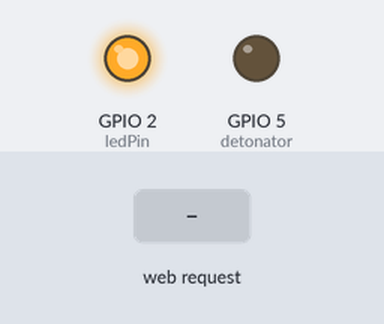
A program run on a simulated ESP8266 (NodeMCU). Parts: output pins drawn as LEDs (lit = HIGH). The test bench sets the inputs (shaded band). WiFi joins after 1.5 s; servers stay silent unless stated; storage starts empty; what the program prints to the serial monitor is not drawn.

Above: at 1.2 s.
1.3 s: HTTP request GET /toggle received
At 2.5 s:
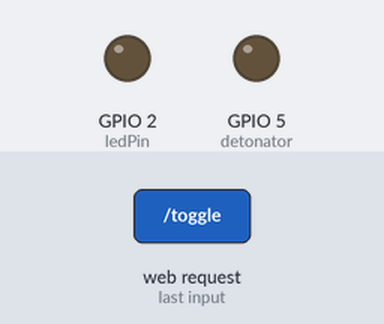
Timing chart, 0 to 4.3 s (numbered marks = the images above; inputs shaded):
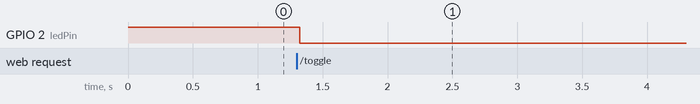

Measured:
- after the input at 1.3 s, GPIO 2 (ledPin): HIGH → LOW at once

The program:

main.cpp
```cpp
/*
  Author: Thiago Pacheco Andrade
  Date:   Dezembro 03, 2022
*/

#include <Arduino.h>
#ifdef ESP32
#include <WiFi.h>
#include <AsyncTCP.h>
#elif defined(ESP8266)
#include <ESP8266WiFi.h>
#include <ESPAsyncTCP.h>
#include <ESP8266mDNS.h>
#endif
#include <ESPAsyncWebServer.h>
#include <LittleFS.h>
#include <FS.h>
#include <AsyncJson.h>
#include <ArduinoJson.h>
#include "env.h"

// For AP Mode Config
const int WIFI_CHANEL = 1;
const bool WIFI_HIDDEN = false;
// const int WIFI_MAX_CONNECTIONS = 1;

// IPAddress local_IP(192, 168, 4, 22);
// IPAddress gateway(192, 168, 4, 9);
// IPAddress subnet(255, 255, 255, 0);

const int ledPin = 2;
const int detonator = 5; // D1

AsyncWebServer server(80);

String ledState;

String state(int pin)
{
  if (digitalRead(pin))
  {
    return "OFF";
  }
  else
  {
    return "ON";
  }
}

void notFound(AsyncWebServerRequest *request)
{
  request->redirect("/");
}

void setup()
{

  Serial.begin(115200);
  pinMode(ledPin, OUTPUT);
  pinMode(detonator, OUTPUT);

  digitalWrite(ledPin, HIGH);
  digitalWrite(detonator, LOW);

  // Begin LittleFS
  if (!LittleFS.begin())
  {
    Serial.println("An Error has occurred while mounting LittleFS");
    return;
  }

  // WIFI AP Mode

  Serial.print("Setting soft-AP ... ");
  Serial.println(WiFi.softAP(ssid, password) ? "AP id ready!" : "AP id failed!");
  WiFi.softAP(ssid);
  WiFi.softAP(ssid, password, WIFI_CHANEL, WIFI_HIDDEN);

  Serial.print("Soft-AP IP address = ");
  Serial.println(WiFi.softAPIP());

  // Connect to WIFI STA
  // WiFi.mode(WIFI_STA);
  // WiFi.begin(ssid, password);
  // if (WiFi.waitForConnectResult() != WL_CONNECTED)
  //{
  //  Serial.printf("WiFi Failed!\n");
  //  return;
  //}

  // Print ESP32 Local IP Address
  Serial.println(WiFi.localIP());
  if (MDNS.begin("esp"))
  {
    Serial.print("IP Address: ");
    Serial.println(WiFi.localIP());
    Serial.print("DNS:");
    Serial.println("esp.local");
  }

  // Web React Page

  server.on("/", HTTP_GET, [](AsyncWebServerRequest *request)
            { request->send(LittleFS, "/index.html", "text/html"); });

  server.on("/assets/index.css", HTTP_GET, [](AsyncWebServerRequest *request)
            { request->send(LittleFS, "/assets/index.css", "text/css"); });

  server.on("/assets/index.js", HTTP_GET, [](AsyncWebServerRequest *request)
            { request->send(LittleFS, "/assets/index.js", "text/javascript"); });

  server.on("/connected", HTTP_GET, [](AsyncWebServerRequest *request)
            { request->send(200, "text/plain", "connected ok!"); });

  // Controller Test
  server.on("/toggle", HTTP_GET, [](AsyncWebServerRequest *request)
            { digitalWrite(ledPin, !digitalRead(ledPin));

    StaticJsonDocument<200> doc;
    doc["led"] = state(ledPin);
    String payload;
    serializeJson(doc, payload);
    request->send(200, "application/json", payload); });

  // Trigger Post Route Relay
  AsyncCallbackJsonWebHandler *handler = new AsyncCallbackJsonWebHandler("/trigger", [](AsyncWebServerRequest *request, JsonVariant &json)
                                                                         {
    StaticJsonDocument<200> data;
    if (json.is<JsonArray>())
    {
      data = json.as<JsonArray>();
    }
    else if (json.is<JsonObject>())
    {
      data = json.as<JsonObject>();
    }

    String response;
    String msg = data["gpio"];

    if (msg == "ON")
    {
      digitalWrite(detonator, HIGH);
      serializeJson(data, response);
      request->send(200, "application/json", response);
    }
    if (msg == "OFF")
    {
      digitalWrite(detonator, LOW);
      serializeJson(data, response);
      request->send(200, "application/json", response);
    }

    StaticJsonDocument<200> dataResponse;
    dataResponse["status"] = "Error";
    dataResponse["message"] = "Invalid request body!";
    serializeJson(dataResponse, response);
    request->send(404, "application/json", response); });

  server.addHandler(handler);

  server.onNotFound(notFound);

  server.begin();
}

void loop()
{
  MDNS.update();
}
```

env.h
```cpp
const char *ssid = "esp8266";
const char *password = "fogos1234";
```
